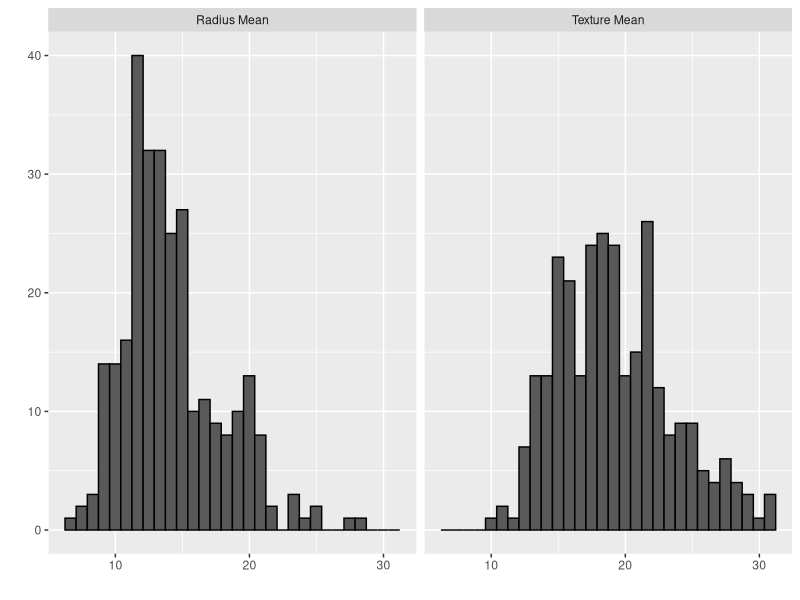
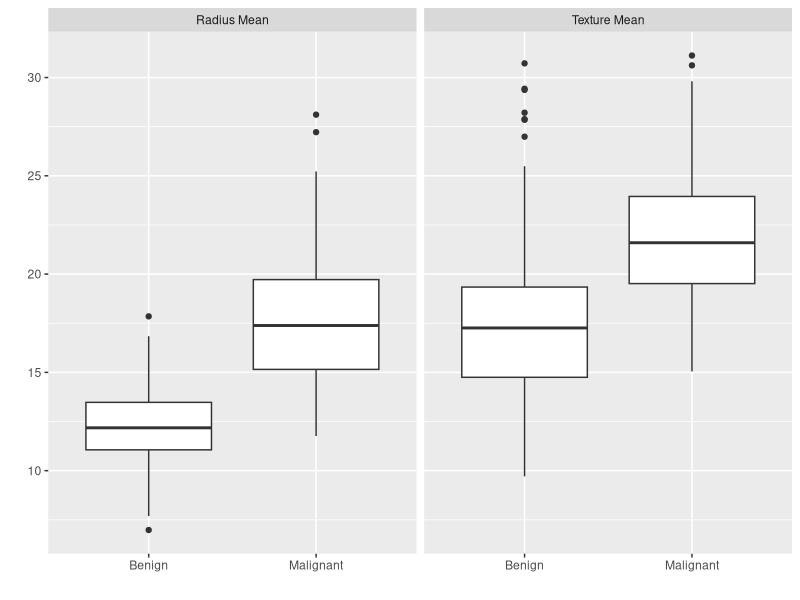
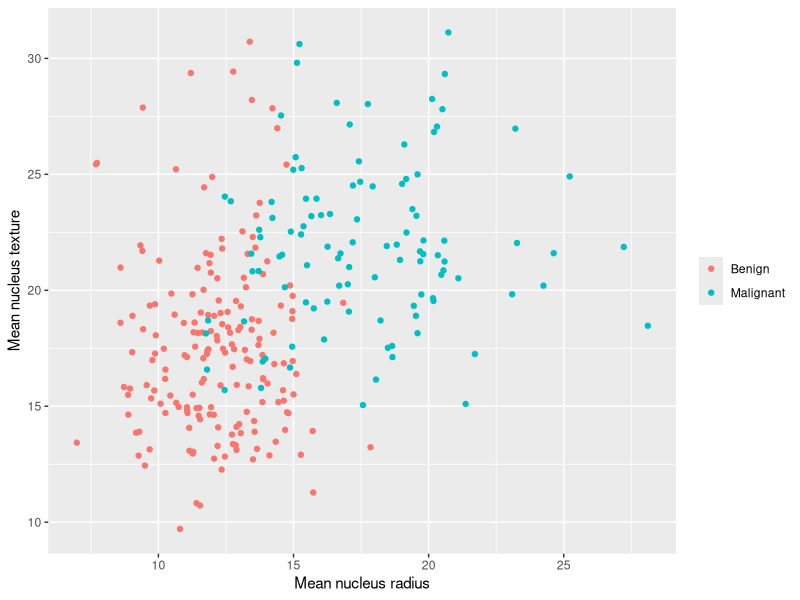
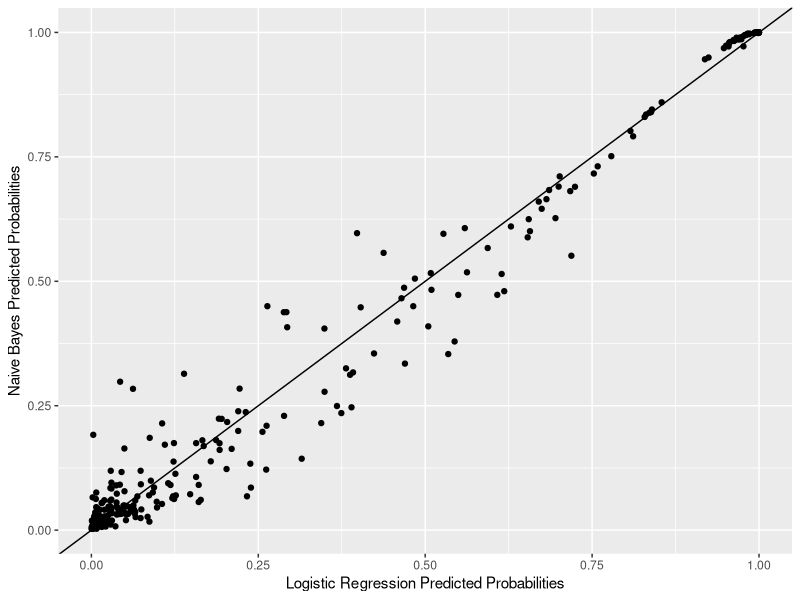
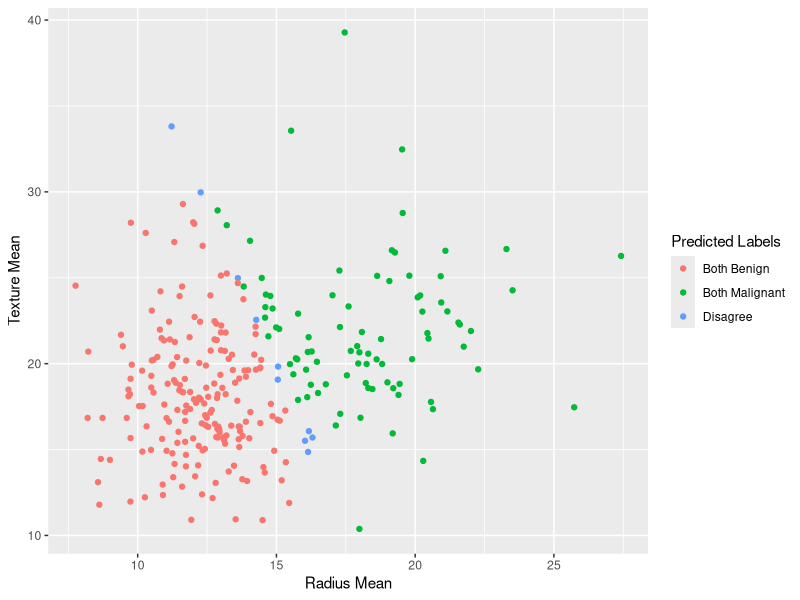

The R source for these figures, in order:
## ---- chunk 1
library(tidyverse)
library(caret)
library(dslabs)
library(e1071)
data(brca)
## ---- chunk 2
dat = data.frame(labels = factor(ifelse(brca$y == "B", "Benign", "Malignant")), 
                 y = ifelse(brca$y == "B", 0, 1), 
                 radius_mean = brca$x[,"radius_mean"], 
                 texture_mean = brca$x[,"texture_mean"])
## ---- chunk 3
set.seed(260)
index_train = createDataPartition(y = dat$labels, times = 1, p = 0.5, list = FALSE)
train_set = slice(dat, index_train)
test_set = slice(dat, -index_train)
## ---- chunk 4
train_set %>% summary()
## ---- chunk 5
mean(train_set$y)
## ---- chunk 6
train_set %>% 
  summarize(pi = mean(labels=="Malignant")) %>% 
  .$pi
## ---- chunk 7
train_set %>% 
  gather(feature_name, measurement, c("radius_mean", "texture_mean"))  %>% 
  ggplot(aes(measurement)) + 
  geom_histogram(color = "black") + 
  facet_wrap(~ feature_name, 
             labeller = as_labeller(c("radius_mean"="Radius Mean", 
                                      "texture_mean" = "Texture Mean"))) + 
  xlab("") + ylab("")
## ---- chunk 8
train_set %>% 
  gather(feature_name, measurement, c("radius_mean", "texture_mean"))  %>% 
  ggplot(aes(x = labels, y = measurement)) + 
  geom_boxplot() + 
  facet_wrap(~ feature_name, 
             labeller = as_labeller(c("radius_mean"="Radius Mean", 
                                      "texture_mean" = "Texture Mean"))) + 
  xlab("") + ylab("")
## ---- chunk 9
### Prevalence of Outcome
mean(train_set$y) ### 37% M 63% B


### Mean of each predictor by outcome value
train_set %>% 
  group_by(y) %>% 
  summarise('mean_radius' = mean(radius_mean),
            'mean_texture' = mean(texture_mean))


### Scatterplot coloring by outcome
ggplot(train_set, aes(x = radius_mean, y = texture_mean)) + 
  geom_point(aes(color = labels)) +
  labs(x = "Mean nucleus radius",
       y = "Mean nucleus texture") +
  theme(legend.title=element_blank())

## ---- chunk 10
### Fit Model
model_LR <- glm(y ~ radius_mean + texture_mean, data = train_set, family = 'binomial')

### Make Predictions
prob_malignant <- predict(model_LR, newdata = test_set, type = 'response')

test_set$prob_malignant_LR <- prob_malignant

test_set$pred_label_LR <- ifelse(test_set$prob_malignant_LR > 0.5, 1, 0)

test_set$pred_label_text_LR <- ifelse(test_set$prob_malignant_LR > 0.5, 'Malignant', 'Benign')
## ---- chunk 11
# Print confusion matrix
confusionMatrix(data = as.factor(test_set$pred_label_text_LR), 
                reference = test_set$labels, 
                positive = "Malignant")
## ---- chunk 12
model_NB  <- naiveBayes(y ~ radius_mean + texture_mean, data = train_set)
p_hat_nb <- predict(model_NB, test_set, type = "raw")[,2]
y_hat_nb <- predict(model_NB, test_set)

test_set$prob_malignant_NB <- p_hat_nb

test_set$pred_label_NB <- ifelse(test_set$prob_malignant_NB > 0.5, 1, 0)

test_set$pred_label_text_NB <- ifelse(test_set$prob_malignant_NB > 0.5, 'Malignant', 'Benign')

confusionMatrix(data = as.factor(test_set$pred_label_text_NB), reference = test_set$labels, positive = "Malignant")
## ---- chunk 13
test_set %>% ggplot(aes(prob_malignant_LR, prob_malignant_NB)) +
  geom_point() +
  geom_abline() +
  labs(x = "Logistic Regression Predicted Probabilities",
       y = "Naive Bayes Predicted Probabilities")
## ---- chunk 14
test_set <- test_set %>% mutate(concordance_labels = case_when(
   pred_label_text_LR == "Benign" & pred_label_text_NB == "Benign" ~ "Both Benign", 
   pred_label_text_LR == "Malignant" & pred_label_text_NB == "Malignant" ~ "Both Malignant", 
   TRUE ~ "Disagree"
))
## ---- chunk 15
test_set %>% ggplot(aes(radius_mean, texture_mean, color = concordance_labels)) +
  geom_point() + 
  scale_color_discrete(name = "Predicted Labels") + 
  xlab("Radius Mean") + ylab("Texture Mean")

## ---- chunk 16
test_set %>% filter(concordance_labels == "Disagree")
